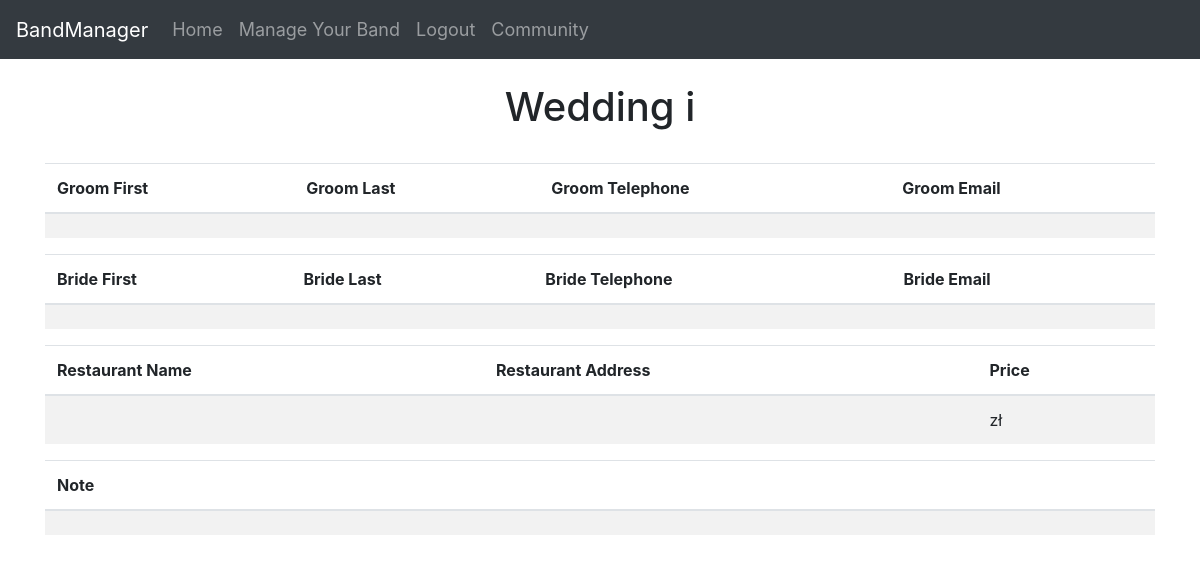
/manage-your-band/orders/get/1 (signed in), run on an earlier commit of the app's database.
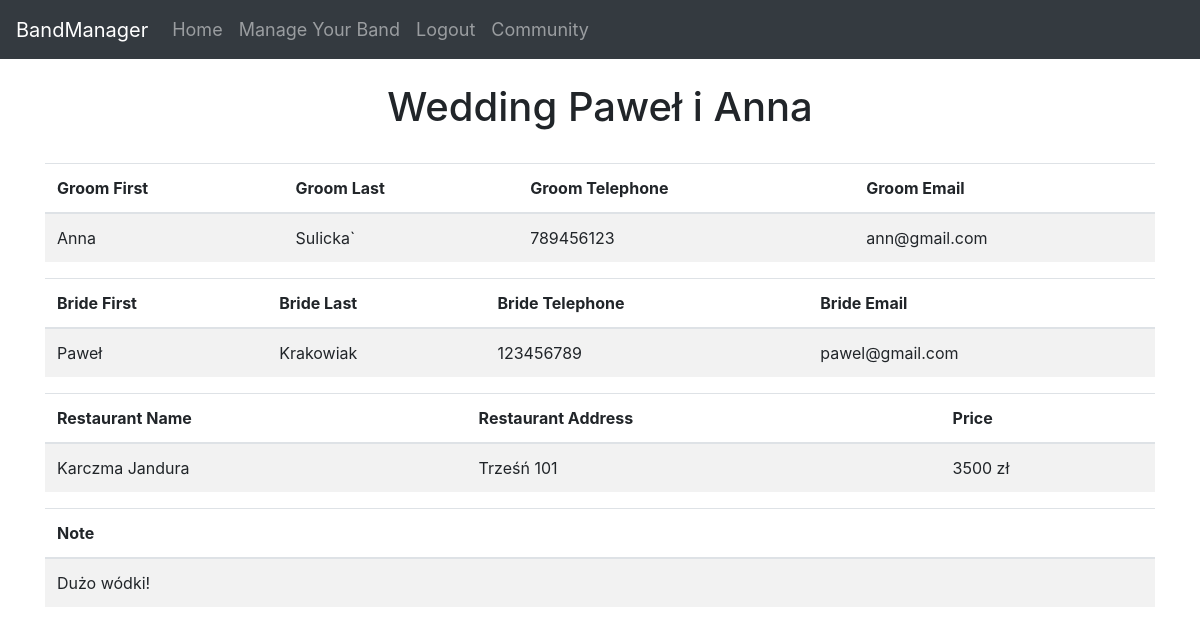
And on a later commit of the database.
### website/models.py (models this page shows)
class Orders(db.Model):
    id = db.Column(db.Integer, primary_key=True, unique=True)
    groom_firstname = db.Column(db.String(150))
    groom_surname = db.Column(db.String(150))
    groom_telephone = db.Column(db.Integer)
    groom_email = db.Column(db.String(150))
    bride_firstname = db.Column(db.String(150))
    bride_surname = db.Column(db.String(150))
    bride_telephone = db.Column(db.Integer)
    bride_email = db.Column(db.String(150))
    restaurant_name = db.Column(db.String(150))
    restaurant_address = db.Column(db.String(150))
    note = db.Column(db.String(1000))
    price = db.Column(db.Integer, default=0)
    band_id = db.Column(db.Integer)

### website/app/orders.py (the view)
@orders.route("/manage-your-band/orders/get/<int:order_id>", methods=['GET'])
@login_required
def get_order(order_id):
    order = Orders.query.filter_by(id=order_id).first()
    return render_template("order.html", order=order, user=current_user)

### website/templates/order.html (shortened to what this page needs)
{% extends "base.html" %}
{% block content %}
{% if user.is_authenticated %}
<br>
<h1 align="center">Wedding {{ order.bride_firstname }} i {{order.groom_firstname}}</h1>
<br>
<table class="table table-striped">
    <thead>
      <tr>
        <th scope="col">Groom First</th>
        <th scope="col">Groom Last</th>
        <th scope="col">Groom Telephone</th>
        <th scope="col">Groom Email</th>
      </tr>
    </thead>
    <tbody>
        <tr>
            <td>{{order.groom_firstname}}</td>
            <td>{{order.groom_surname}}</td>
            <td>{{order.groom_telephone}}</td>
            <td>{{order.groom_email}}</td>
          </tr>
    </tbody>
  </table>
  <table class="table table-striped">
    <thead>
      <tr>
        <th scope="col">Bride First</th>
        <th scope="col">Bride Last</th>
        <th scope="col">Bride Telephone</th>
        <th scope="col">Bride Email</th>
    </tr>
    </thead>
    <tbody>
      <tr>
      <td>{{order.bride_firstname}}</td>
        <td>{{order.bride_surname}}</td>
        <td>{{order.bride_telephone}}</td>
        <td>{{order.bride_email}}</td>
        </tr>
    </tbody>
  </table>
  <table class="table table-striped">
    <thead>
      <tr>
        <th scope="col" >Restaurant Name</th>
        <th scope="col">Restaurant Address</th>
        <th scope="col">Price</th>
      </tr>
    </thead>
    <tbody>
        <tr>
            <td>{{order.restaurant_name}}</td>
            <td>{{order.restaurant_address}}</td>
            <td>{{order.price}} zł</td>
          </tr>
    </tbody>
  </table>
  <table class="table table-striped">
    <thead>
      <tr>
        <th scope="col">Note</th>
      </tr>
    </thead>
    <tbody>
        <tr>
            <td>{{order.note}}</td>
          </tr>
    </tbody>
  </table>
{% endif %}
{% endblock %}

### website/templates/base.html (shortened to what this page needs)
<!DOCTYPE html>
<html lang="en">
<head>
  <link rel="stylesheet" href="https://maxcdn.bootstrapcdn.com/bootstrap/4.5.2/css/bootstrap.min.css">
</head>
<body>
  <nav class="navbar navbar-expand-md bg-dark navbar-dark">
    <a class="navbar-brand" href="/">BandManager</a>
    <div class="collapse navbar-collapse" id="collapsibleNavbar" style="font-size: 18px;">
      <ul class="navbar-nav">
        {% if user.is_authenticated %}
          <li class="nav-item">
            <a class="nav-link" href="/" id="home">Home</a>
          </li>
          <li class="nav-item">
            <a class="nav-link" href="/manage-your-band" id="manage_your_band">Manage Your Band</a>
          </li>
          <li class="nav-item">
            <a class="nav-link" href="/logout" id="logout">Logout</a>
          </li>
          <li class="nav-item">
            <a class="nav-link" href="/community" id="community">Community</a>
          </li>
        {% endif %}
      </ul>
    </div>
  </nav>
<div class="container">
{% block content %}
{% endblock %}
</div>
</body>
</html>

What changed in the data, as far as the page shows it:
added Orders: bride_firstname "Paweł", groom_firstname "Anna", groom_surname "Sulicka`", groom_telephone "789456123", groom_email "ann@gmail.com", bride_surname "Krakowiak", bride_telephone "123456789", bride_email "pawel@gmail.com", restaurant_name "Karczma Jandura", restaurant_address "Trześń 101", price "3500", note "Dużo wódki!"
